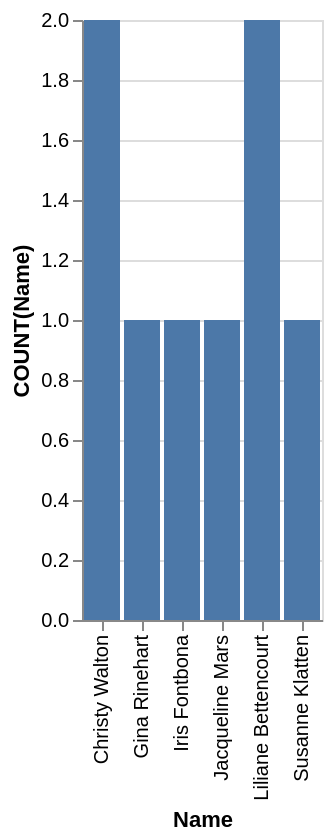

The specification (Vega-Lite) saved for this image:
### Vega-Lite specification from a JSON file in a GitHub repository (floating-point values rounded to 4 significant figures)
{"data": {"values": [{"x_data": "Christy Walton", "y_data": 2}, {"x_data": "Gina Rinehart", "y_data": 1}, {"x_data": "Iris Fontbona", "y_data": 1}, {"x_data": "Jacqueline Mars", "y_data": 1}, {"x_data": "Liliane Bettencourt", "y_data": 2}, {"x_data": "Susanne Klatten", "y_data": 1}]}, "mark": "bar", "encoding": {"x": {"field": "x_data", "type": "nominal", "title": "Name", "sort": "ascending"}, "y": {"field": "y_data", "type": "quantitative", "title": "COUNT(Name)"}}}
